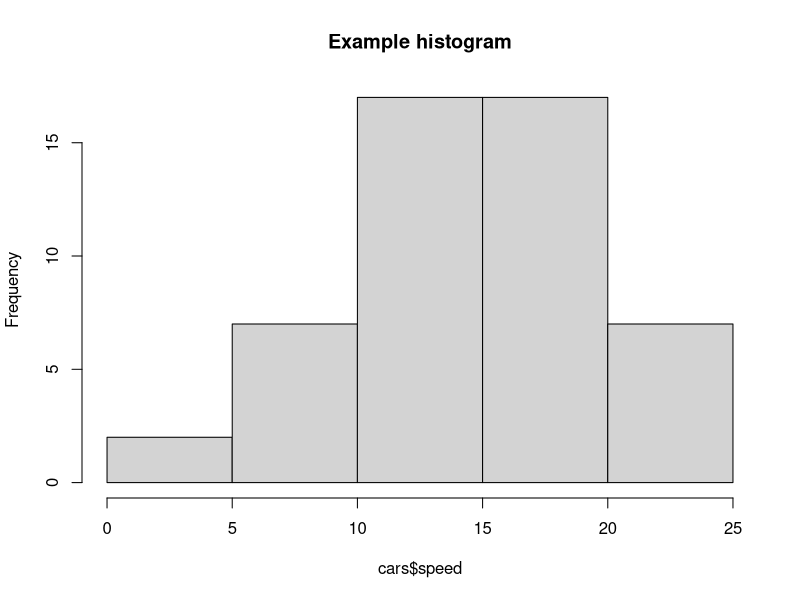

Here is the R script that generated this plot:
## ---- chunk 1
#| echo: true
hist(cars$speed, main = "Example histogram")
